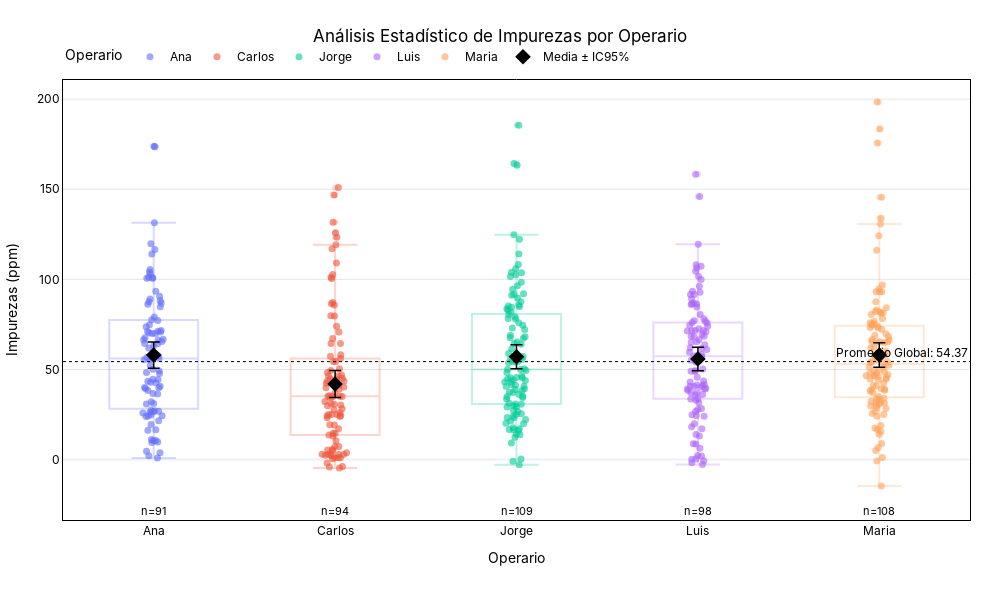

The cell this chart's notebook holds for it:
### Code cell
fig_strip = plot_statistical_strip(
    df=df,
    x_col="Operario",
    y_col="Impurezas_ppm",
    title="Análisis Estadístico de Impurezas por Operario",
    y_title="Impurezas (ppm)",
    show_boxplot=True,
    show_mean_ci=True
)
fig_strip.show()
s3.save_plotly_html(fig_strip, "strip.html")

### Figure 1 — Plotly figure (JSON) as saved in the notebook; plotly's stock layout.template omitted (floating-point values rounded to 4 significant figures)
{"data": [{"alignmentgroup": "True", "boxpoints": "all", "fillcolor": "rgba(255,255,255,0)", "hoveron": "points", "hovertemplate": "<b>Impurezas_ppm</b>: %{y:.2f}<br>Operario: %{x}<extra></extra>", "legendgroup": "Ana", "line": {"color": "rgba(255,255,255,0)"}, "marker": {"color": "#636EFA", "line": {"width": 0}, "opacity": 0.6, "size": 7}, "name": "Ana", "offsetgroup": "Ana", "orientation": "v", "pointpos": 0, "showlegend": true, "type": "box", "x": ["Ana", "Ana", "Ana", "Ana", "Ana", "Ana", "Ana", "Ana", "Ana", "Ana", "Ana", "Ana", "Ana", "Ana", "Ana", "Ana", "Ana", "Ana", "Ana", "Ana", "Ana", "Ana", "Ana", "Ana", "Ana", "Ana", "Ana", "Ana", "Ana", "Ana", "Ana", "Ana", "Ana", "Ana", "Ana", "Ana", "Ana", "Ana", "Ana", "Ana", "Ana", "Ana", "Ana", "Ana", "Ana", "Ana", "Ana", "Ana", "Ana", "Ana", "Ana", "Ana", "Ana", "Ana", "Ana", "Ana", "Ana", "Ana", "Ana", "Ana", "Ana", "Ana", "Ana", "Ana", "Ana", "Ana", "Ana", "Ana", "Ana", "Ana", "Ana", "Ana", "Ana", "Ana", "Ana", "Ana", "Ana", "Ana", "Ana", "Ana", "Ana", "Ana", "Ana", "Ana", "Ana", "Ana", "Ana", "Ana", "Ana", "Ana", "Ana"], "x0": " ", "xaxis": "x", "y": [52.53, 70.85, 49.19, 10.58, 9.78, 44.48, 50.13, 79.09, 103.1, 86.25, 26.59, 101.2, 73.7, 104.0, 32.07, 84.87, 31.09, 100.8, 90.66, 19.43, 70.43, 57.51, 64.29, 16.35, 21.49, 36.37, 70.02, 39.84, 89.17, 4.661, 64.46, 48.34, 66.52, 42.93, 69.99, 25.91, 66.75, 2.125, 36.71, 71.15, 9.484, 67.58, 11.16, 10.62, 93.45, 114.1, 55.45, 24.39, 77.56, 56.09, 87.56, 44.61, 100.7, 47.75, 26.85, 27.06, 116.6, 86.89, 173.5, 24.92, 105.5, 88.18, 24.21, 40.68, 16.58, 74.83, 39.45, 43.51, 42.63, 56.46, 63.23, 71.56, 55.49, 131.4, 100.7, 77.12, 119.8, 3.751, 27.38, 30.8, 173.8, 65.48, 71.12, 56.71, 66.34, 26.13, 40.06, 38.35, 61.88, 0.9485, 23.85], "y0": " ", "yaxis": "y"}, {"alignmentgroup": "True", "boxpoints": "all", "fillcolor": "rgba(255,255,255,0)", "hoveron": "points", "hovertemplate": "<b>Impurezas_ppm</b>: %{y:.2f}<br>Operario: %{x}<extra></extra>", "legendgroup": "Carlos", "line": {"color": "rgba(255,255,255,0)"}, "marker": {"color": "#EF553B", "line": {"width": 0}, "opacity": 0.6, "size": 7}, "name": "Carlos", "offsetgroup": "Carlos", "orientation": "v", "pointpos": 0, "showlegend": true, "type": "box", "x": ["Carlos", "Carlos", "Carlos", "Carlos", "Carlos", "Carlos", "Carlos", "Carlos", "Carlos", "Carlos", "Carlos", "Carlos", "Carlos", "Carlos", "Carlos", "Carlos", "Carlos", "Carlos", "Carlos", "Carlos", "Carlos", "Carlos", "Carlos", "Carlos", "Carlos", "Carlos", "Carlos", "Carlos", "Carlos", "Carlos", "Carlos", "Carlos", "Carlos", "Carlos", "Carlos", "Carlos", "Carlos", "Carlos", "Carlos", "Carlos", "Carlos", "Carlos", "Carlos", "Carlos", "Carlos", "Carlos", "Carlos", "Carlos", "Carlos", "Carlos", "Carlos", "Carlos", "Carlos", "Carlos", "Carlos", "Carlos", "Carlos", "Carlos", "Carlos", "Carlos", "Carlos", "Carlos", "Carlos", "Carlos", "Carlos", "Carlos", "Carlos", "Carlos", "Carlos", "Carlos", "Carlos", "Carlos", "Carlos", "Carlos", "Carlos", "Carlos", "Carlos", "Carlos", "Carlos", "Carlos", "Carlos", "Carlos", "Carlos", "Carlos", "Carlos", "Carlos", "Carlos", "Carlos", "Carlos", "Carlos", "Carlos", "Carlos", "Carlos", "Carlos"], "x0": " ", "xaxis": "x", "y": [5.119, 85.81, 2.791, 1.216, -4.051, 1.064, 86.47, 119.2, 14.6, 46.41, 40.27, 5.541, 102.7, 31.0, 35.2, 58.12, 67.13, 123.3, 7.207, 24.45, 37.01, 42.38, 56.15, 57.32, 0.5309, 73.97, 54.45, 87.17, 13.67, 30.7, 35.01, 27.6, 17.12, 116.9, 64.41, 24.99, 35.02, 26.03, 100.5, 54.5, 131.6, 35.16, 45.1, 79.84, 43.65, 2.976, 125.9, 28.22, 29.84, 46.51, 32.23, 25.07, 150.9, 49.5, 2.869, 101.1, 23.19, 30.25, 109.0, 3.83, 50.35, 19.36, 2.398, 14.64, 23.85, 24.33, 44.69, 25.0, 13.03, 41.43, 10.51, 43.88, 64.39, -1.932, 5.393, 35.36, 70.75, 1.093, 19.26, 2.911, 79.7, 7.322, 2.894, 44.87, 46.96, 146.8, 48.26, 39.82, 43.57, 39.08, -4.63, 34.23, 2.167, -3.848], "y0": " ", "yaxis": "y"}, {"alignmentgroup": "True", "boxpoints": "all", "fillcolor": "rgba(255,255,255,0)", "hoveron": "points", "hovertemplate": "<b>Impurezas_ppm</b>: %{y:.2f}<br>Operario: %{x}<extra></extra>", "legendgroup": "Jorge", "line": {"color": "rgba(255,255,255,0)"}, "marker": {"color": "#00CC96", "line": {"width": 0}, "opacity": 0.6, "size": 7}, "name": "Jorge", "offsetgroup": "Jorge", "orientation": "v", "pointpos": 0, "showlegend": true, "type": "box", "x": ["Jorge", "Jorge", "Jorge", "Jorge", "Jorge", "Jorge", "Jorge", "Jorge", "Jorge", "Jorge", "Jorge", "Jorge", "Jorge", "Jorge", "Jorge", "Jorge", "Jorge", "Jorge", "Jorge", "Jorge", "Jorge", "Jorge", "Jorge", "Jorge", "Jorge", "Jorge", "Jorge", "Jorge", "Jorge", "Jorge", "Jorge", "Jorge", "Jorge", "Jorge", "Jorge", "Jorge", "Jorge", "Jorge", "Jorge", "Jorge", "Jorge", "Jorge", "Jorge", "Jorge", "Jorge", "Jorge", "Jorge", "Jorge", "Jorge", "Jorge", "Jorge", "Jorge", "Jorge", "Jorge", "Jorge", "Jorge", "Jorge", "Jorge", "Jorge", "Jorge", "Jorge", "Jorge", "Jorge", "Jorge", "Jorge", "Jorge", "Jorge", "Jorge", "Jorge", "Jorge", "Jorge", "Jorge", "Jorge", "Jorge", "Jorge", "Jorge", "Jorge", "Jorge", "Jorge", "Jorge", "Jorge", "Jorge", "Jorge", "Jorge", "Jorge", "Jorge", "Jorge", "Jorge", "Jorge", "Jorge", "Jorge", "Jorge", "Jorge", "Jorge", "Jorge", "Jorge", "Jorge", "Jorge", "Jorge", "Jorge", "Jorge", "Jorge", "Jorge", "Jorge", "Jorge", "Jorge", "Jorge", "Jorge", "Jorge"], "x0": " ", "xaxis": "x", "y": [-0.8677, 68.21, 54.09, 43.21, 37.26, 29.91, 81.87, 41.32, 64.43, 79.24, 61.55, 30.77, 20.15, 46.38, 12.45, 124.7, 25.45, 43.05, 9.213, 27.42, 17.7, 56.69, 114.1, 73.05, 24.22, 53.8, 64.0, 98.35, 75.92, 40.67, 50.34, 22.23, 55.53, 44.76, 23.41, 80.48, 108.3, 103.9, 164.3, 34.52, 57.14, 41.6, 83.69, 122.3, 85.27, 54.39, 83.05, 68.96, 0.2762, 85.72, 30.87, 55.98, 33.67, 74.53, 78.06, 44.23, 50.01, 84.92, 84.48, 67.63, 91.16, 17.17, 91.77, 16.65, 40.57, 29.19, 65.25, 14.08, 96.51, 67.35, 89.63, 31.21, -2.856, 29.39, 16.14, 45.44, 49.41, 21.36, 185.5, 39.12, 106.0, 19.85, 72.22, 25.2, 54.55, 35.2, 102.6, 94.51, 45.52, 35.05, 23.26, 38.92, 16.62, 43.89, 37.4, 36.31, 48.29, 87.65, 26.66, 45.35, 58.87, 78.24, 50.08, 103.6, 13.83, 92.0, 38.26, 163.4, 101.5], "y0": " ", "yaxis": "y"}, {"alignmentgroup": "True", "boxpoints": "all", "fillcolor": "rgba(255,255,255,0)", "hoveron": "points", "hovertemplate": "<b>Impurezas_ppm</b>: %{y:.2f}<br>Operario: %{x}<extra></extra>", "legendgroup": "Luis", "line": {"color": "rgba(255,255,255,0)"}, "marker": {"color": "#AB63FA", "line": {"width": 0}, "opacity": 0.6, "size": 7}, "name": "Luis", "offsetgroup": "Luis", "orientation": "v", "pointpos": 0, "showlegend": true, "type": "box", "x": ["Luis", "Luis", "Luis", "Luis", "Luis", "Luis", "Luis", "Luis", "Luis", "Luis", "Luis", "Luis", "Luis", "Luis", "Luis", "Luis", "Luis", "Luis", "Luis", "Luis", "Luis", "Luis", "Luis", "Luis", "Luis", "Luis", "Luis", "Luis", "Luis", "Luis", "Luis", "Luis", "Luis", "Luis", "Luis", "Luis", "Luis", "Luis", "Luis", "Luis", "Luis", "Luis", "Luis", "Luis", "Luis", "Luis", "Luis", "Luis", "Luis", "Luis", "Luis", "Luis", "Luis", "Luis", "Luis", "Luis", "Luis", "Luis", "Luis", "Luis", "Luis", "Luis", "Luis", "Luis", "Luis", "Luis", "Luis", "Luis", "Luis", "Luis", "Luis", "Luis", "Luis", "Luis", "Luis", "Luis", "Luis", "Luis", "Luis", "Luis", "Luis", "Luis", "Luis", "Luis", "Luis", "Luis", "Luis", "Luis", "Luis", "Luis", "Luis", "Luis", "Luis", "Luis", "Luis", "Luis", "Luis", "Luis"], "x0": " ", "xaxis": "x", "y": [93.43, 89.24, 68.45, 71.53, 74.52, 71.33, 57.54, 54.13, 58.07, 65.42, 55.1, 107.3, -2.778, 33.02, 24.1, 78.15, 36.02, 43.56, 28.29, 36.17, 57.14, 59.57, 92.8, 41.72, 70.88, -0.6396, 18.26, 13.07, 41.32, 96.21, 69.34, 17.13, 13.98, 0.2346, 6.326, 86.82, 76.83, 49.09, 63.69, 74.0, 146.0, 33.79, 65.13, 80.44, 26.69, 49.3, 8.84, 77.02, 43.0, 99.85, 50.28, 40.53, 108.1, 31.6, 39.18, 39.16, 104.5, 24.88, 58.3, 19.82, 38.31, 86.48, 71.57, 62.02, 41.1, 40.76, 2.229, 1.986, 68.1, 91.63, 33.6, 49.06, 66.46, 75.79, 91.63, 8.689, 71.7, 24.34, 40.29, -1.748, 68.38, 39.64, 101.8, 119.5, 106.2, 37.14, 76.02, 61.64, 0.4556, 72.64, 27.75, 37.08, 158.4, 86.32, 45.74, 84.69, 61.02, 86.1], "y0": " ", "yaxis": "y"}, {"alignmentgroup": "True", "boxpoints": "all", "fillcolor": "rgba(255,255,255,0)", "hoveron": "points", "hovertemplate": "<b>Impurezas_ppm</b>: %{y:.2f}<br>Operario: %{x}<extra></extra>", "legendgroup": "Maria", "line": {"color": "rgba(255,255,255,0)"}, "marker": {"color": "#FFA15A", "line": {"width": 0}, "opacity": 0.6, "size": 7}, "name": "Maria", "offsetgroup": "Maria", "orientation": "v", "pointpos": 0, "showlegend": true, "type": "box", "x": ["Maria", "Maria", "Maria", "Maria", "Maria", "Maria", "Maria", "Maria", "Maria", "Maria", "Maria", "Maria", "Maria", "Maria", "Maria", "Maria", "Maria", "Maria", "Maria", "Maria", "Maria", "Maria", "Maria", "Maria", "Maria", "Maria", "Maria", "Maria", "Maria", "Maria", "Maria", "Maria", "Maria", "Maria", "Maria", "Maria", "Maria", "Maria", "Maria", "Maria", "Maria", "Maria", "Maria", "Maria", "Maria", "Maria", "Maria", "Maria", "Maria", "Maria", "Maria", "Maria", "Maria", "Maria", "Maria", "Maria", "Maria", "Maria", "Maria", "Maria", "Maria", "Maria", "Maria", "Maria", "Maria", "Maria", "Maria", "Maria", "Maria", "Maria", "Maria", "Maria", "Maria", "Maria", "Maria", "Maria", "Maria", "Maria", "Maria", "Maria", "Maria", "Maria", "Maria", "Maria", "Maria", "Maria", "Maria", "Maria", "Maria", "Maria", "Maria", "Maria", "Maria", "Maria", "Maria", "Maria", "Maria", "Maria", "Maria", "Maria", "Maria", "Maria", "Maria", "Maria", "Maria", "Maria", "Maria", "Maria"], "x0": " ", "xaxis": "x", "y": [65.35, 75.15, 198.4, 66.42, 44.03, 61.96, 65.35, 26.88, 47.06, 38.82, 73.89, 31.92, 134.0, 16.7, 69.81, 17.55, 53.67, 46.58, 15.51, 57.71, 1.176, 64.88, 58.13, 93.16, 30.64, 45.55, 84.31, 66.58, 53.67, 33.73, 48.63, 72.18, 73.24, 42.54, 14.04, 73.0, 62.42, 81.82, 75.1, 31.7, 175.7, 65.57, -0.8225, 55.29, 81.25, 49.6, 74.58, 38.11, 6.683, 81.45, 34.05, 124.2, 32.34, 56.76, 87.54, 60.27, 183.4, 54.09, 48.05, 28.41, -14.64, 93.19, 82.22, 39.3, 28.76, 30.0, 38.98, 33.38, 69.01, 37.22, 47.89, 38.45, 41.24, 18.97, 96.93, 29.7, 8.924, 56.77, 51.2, 65.31, 83.04, 78.34, 44.77, 31.35, 46.78, 35.15, 40.75, 52.41, 93.17, 5.118, 25.0, 116.1, 51.37, 54.49, 130.7, 23.99, 25.6, 58.3, 68.3, 44.78, 49.73, 76.7, 145.6, 94.66, 75.92, 46.15, 46.48, 80.51], "y0": " ", "yaxis": "y"}, {"boxmean": false, "fillcolor": "rgba(0,0,0,0)", "hoverinfo": "skip", "line": {"color": "#636EFA"}, "marker": {"color": "#636EFA"}, "name": "Ana (IQR)", "opacity": 0.25, "showlegend": false, "type": "box", "x": ["Ana", "Ana", "Ana", "Ana", "Ana", "Ana", "Ana", "Ana", "Ana", "Ana", "Ana", "Ana", "Ana", "Ana", "Ana", "Ana", "Ana", "Ana", "Ana", "Ana", "Ana", "Ana", "Ana", "Ana", "Ana", "Ana", "Ana", "Ana", "Ana", "Ana", "Ana", "Ana", "Ana", "Ana", "Ana", "Ana", "Ana", "Ana", "Ana", "Ana", "Ana", "Ana", "Ana", "Ana", "Ana", "Ana", "Ana", "Ana", "Ana", "Ana", "Ana", "Ana", "Ana", "Ana", "Ana", "Ana", "Ana", "Ana", "Ana", "Ana", "Ana", "Ana", "Ana", "Ana", "Ana", "Ana", "Ana", "Ana", "Ana", "Ana", "Ana", "Ana", "Ana", "Ana", "Ana", "Ana", "Ana", "Ana", "Ana", "Ana", "Ana", "Ana", "Ana", "Ana", "Ana", "Ana", "Ana", "Ana", "Ana", "Ana", "Ana"], "y": [52.53, 70.85, 49.19, 10.58, 9.78, 44.48, 50.13, 79.09, 103.1, 86.25, 26.59, 101.2, 73.7, 104.0, 32.07, 84.87, 31.09, 100.8, 90.66, 19.43, 70.43, 57.51, 64.29, 16.35, 21.49, 36.37, 70.02, 39.84, 89.17, 4.661, 64.46, 48.34, 66.52, 42.93, 69.99, 25.91, 66.75, 2.125, 36.71, 71.15, 9.484, 67.58, 11.16, 10.62, 93.45, 114.1, 55.45, 24.39, 77.56, 56.09, 87.56, 44.61, 100.7, 47.75, 26.85, 27.06, 116.6, 86.89, 173.5, 24.92, 105.5, 88.18, 24.21, 40.68, 16.58, 74.83, 39.45, 43.51, 42.63, 56.46, 63.23, 71.56, 55.49, 131.4, 100.7, 77.12, 119.8, 3.751, 27.38, 30.8, 173.8, 65.48, 71.12, 56.71, 66.34, 26.13, 40.06, 38.35, 61.88, 0.9485, 23.85]}, {"boxmean": false, "fillcolor": "rgba(0,0,0,0)", "hoverinfo": "skip", "line": {"color": "#EF553B"}, "marker": {"color": "#EF553B"}, "name": "Carlos (IQR)", "opacity": 0.25, "showlegend": false, "type": "box", "x": ["Carlos", "Carlos", "Carlos", "Carlos", "Carlos", "Carlos", "Carlos", "Carlos", "Carlos", "Carlos", "Carlos", "Carlos", "Carlos", "Carlos", "Carlos", "Carlos", "Carlos", "Carlos", "Carlos", "Carlos", "Carlos", "Carlos", "Carlos", "Carlos", "Carlos", "Carlos", "Carlos", "Carlos", "Carlos", "Carlos", "Carlos", "Carlos", "Carlos", "Carlos", "Carlos", "Carlos", "Carlos", "Carlos", "Carlos", "Carlos", "Carlos", "Carlos", "Carlos", "Carlos", "Carlos", "Carlos", "Carlos", "Carlos", "Carlos", "Carlos", "Carlos", "Carlos", "Carlos", "Carlos", "Carlos", "Carlos", "Carlos", "Carlos", "Carlos", "Carlos", "Carlos", "Carlos", "Carlos", "Carlos", "Carlos", "Carlos", "Carlos", "Carlos", "Carlos", "Carlos", "Carlos", "Carlos", "Carlos", "Carlos", "Carlos", "Carlos", "Carlos", "Carlos", "Carlos", "Carlos", "Carlos", "Carlos", "Carlos", "Carlos", "Carlos", "Carlos", "Carlos", "Carlos", "Carlos", "Carlos", "Carlos", "Carlos", "Carlos", "Carlos"], "y": [5.119, 85.81, 2.791, 1.216, -4.051, 1.064, 86.47, 119.2, 14.6, 46.41, 40.27, 5.541, 102.7, 31.0, 35.2, 58.12, 67.13, 123.3, 7.207, 24.45, 37.01, 42.38, 56.15, 57.32, 0.5309, 73.97, 54.45, 87.17, 13.67, 30.7, 35.01, 27.6, 17.12, 116.9, 64.41, 24.99, 35.02, 26.03, 100.5, 54.5, 131.6, 35.16, 45.1, 79.84, 43.65, 2.976, 125.9, 28.22, 29.84, 46.51, 32.23, 25.07, 150.9, 49.5, 2.869, 101.1, 23.19, 30.25, 109.0, 3.83, 50.35, 19.36, 2.398, 14.64, 23.85, 24.33, 44.69, 25.0, 13.03, 41.43, 10.51, 43.88, 64.39, -1.932, 5.393, 35.36, 70.75, 1.093, 19.26, 2.911, 79.7, 7.322, 2.894, 44.87, 46.96, 146.8, 48.26, 39.82, 43.57, 39.08, -4.63, 34.23, 2.167, -3.848]}, {"boxmean": false, "fillcolor": "rgba(0,0,0,0)", "hoverinfo": "skip", "line": {"color": "#00CC96"}, "marker": {"color": "#00CC96"}, "name": "Jorge (IQR)", "opacity": 0.25, "showlegend": false, "type": "box", "x": ["Jorge", "Jorge", "Jorge", "Jorge", "Jorge", "Jorge", "Jorge", "Jorge", "Jorge", "Jorge", "Jorge", "Jorge", "Jorge", "Jorge", "Jorge", "Jorge", "Jorge", "Jorge", "Jorge", "Jorge", "Jorge", "Jorge", "Jorge", "Jorge", "Jorge", "Jorge", "Jorge", "Jorge", "Jorge", "Jorge", "Jorge", "Jorge", "Jorge", "Jorge", "Jorge", "Jorge", "Jorge", "Jorge", "Jorge", "Jorge", "Jorge", "Jorge", "Jorge", "Jorge", "Jorge", "Jorge", "Jorge", "Jorge", "Jorge", "Jorge", "Jorge", "Jorge", "Jorge", "Jorge", "Jorge", "Jorge", "Jorge", "Jorge", "Jorge", "Jorge", "Jorge", "Jorge", "Jorge", "Jorge", "Jorge", "Jorge", "Jorge", "Jorge", "Jorge", "Jorge", "Jorge", "Jorge", "Jorge", "Jorge", "Jorge", "Jorge", "Jorge", "Jorge", "Jorge", "Jorge", "Jorge", "Jorge", "Jorge", "Jorge", "Jorge", "Jorge", "Jorge", "Jorge", "Jorge", "Jorge", "Jorge", "Jorge", "Jorge", "Jorge", "Jorge", "Jorge", "Jorge", "Jorge", "Jorge", "Jorge", "Jorge", "Jorge", "Jorge", "Jorge", "Jorge", "Jorge", "Jorge", "Jorge", "Jorge"], "y": [-0.8677, 68.21, 54.09, 43.21, 37.26, 29.91, 81.87, 41.32, 64.43, 79.24, 61.55, 30.77, 20.15, 46.38, 12.45, 124.7, 25.45, 43.05, 9.213, 27.42, 17.7, 56.69, 114.1, 73.05, 24.22, 53.8, 64.0, 98.35, 75.92, 40.67, 50.34, 22.23, 55.53, 44.76, 23.41, 80.48, 108.3, 103.9, 164.3, 34.52, 57.14, 41.6, 83.69, 122.3, 85.27, 54.39, 83.05, 68.96, 0.2762, 85.72, 30.87, 55.98, 33.67, 74.53, 78.06, 44.23, 50.01, 84.92, 84.48, 67.63, 91.16, 17.17, 91.77, 16.65, 40.57, 29.19, 65.25, 14.08, 96.51, 67.35, 89.63, 31.21, -2.856, 29.39, 16.14, 45.44, 49.41, 21.36, 185.5, 39.12, 106.0, 19.85, 72.22, 25.2, 54.55, 35.2, 102.6, 94.51, 45.52, 35.05, 23.26, 38.92, 16.62, 43.89, 37.4, 36.31, 48.29, 87.65, 26.66, 45.35, 58.87, 78.24, 50.08, 103.6, 13.83, 92.0, 38.26, 163.4, 101.5]}, {"boxmean": false, "fillcolor": "rgba(0,0,0,0)", "hoverinfo": "skip", "line": {"color": "#AB63FA"}, "marker": {"color": "#AB63FA"}, "name": "Luis (IQR)", "opacity": 0.25, "showlegend": false, "type": "box", "x": ["Luis", "Luis", "Luis", "Luis", "Luis", "Luis", "Luis", "Luis", "Luis", "Luis", "Luis", "Luis", "Luis", "Luis", "Luis", "Luis", "Luis", "Luis", "Luis", "Luis", "Luis", "Luis", "Luis", "Luis", "Luis", "Luis", "Luis", "Luis", "Luis", "Luis", "Luis", "Luis", "Luis", "Luis", "Luis", "Luis", "Luis", "Luis", "Luis", "Luis", "Luis", "Luis", "Luis", "Luis", "Luis", "Luis", "Luis", "Luis", "Luis", "Luis", "Luis", "Luis", "Luis", "Luis", "Luis", "Luis", "Luis", "Luis", "Luis", "Luis", "Luis", "Luis", "Luis", "Luis", "Luis", "Luis", "Luis", "Luis", "Luis", "Luis", "Luis", "Luis", "Luis", "Luis", "Luis", "Luis", "Luis", "Luis", "Luis", "Luis", "Luis", "Luis", "Luis", "Luis", "Luis", "Luis", "Luis", "Luis", "Luis", "Luis", "Luis", "Luis", "Luis", "Luis", "Luis", "Luis", "Luis", "Luis"], "y": [93.43, 89.24, 68.45, 71.53, 74.52, 71.33, 57.54, 54.13, 58.07, 65.42, 55.1, 107.3, -2.778, 33.02, 24.1, 78.15, 36.02, 43.56, 28.29, 36.17, 57.14, 59.57, 92.8, 41.72, 70.88, -0.6396, 18.26, 13.07, 41.32, 96.21, 69.34, 17.13, 13.98, 0.2346, 6.326, 86.82, 76.83, 49.09, 63.69, 74.0, 146.0, 33.79, 65.13, 80.44, 26.69, 49.3, 8.84, 77.02, 43.0, 99.85, 50.28, 40.53, 108.1, 31.6, 39.18, 39.16, 104.5, 24.88, 58.3, 19.82, 38.31, 86.48, 71.57, 62.02, 41.1, 40.76, 2.229, 1.986, 68.1, 91.63, 33.6, 49.06, 66.46, 75.79, 91.63, 8.689, 71.7, 24.34, 40.29, -1.748, 68.38, 39.64, 101.8, 119.5, 106.2, 37.14, 76.02, 61.64, 0.4556, 72.64, 27.75, 37.08, 158.4, 86.32, 45.74, 84.69, 61.02, 86.1]}, {"boxmean": false, "fillcolor": "rgba(0,0,0,0)", "hoverinfo": "skip", "line": {"color": "#FFA15A"}, "marker": {"color": "#FFA15A"}, "name": "Maria (IQR)", "opacity": 0.25, "showlegend": false, "type": "box", "x": ["Maria", "Maria", "Maria", "Maria", "Maria", "Maria", "Maria", "Maria", "Maria", "Maria", "Maria", "Maria", "Maria", "Maria", "Maria", "Maria", "Maria", "Maria", "Maria", "Maria", "Maria", "Maria", "Maria", "Maria", "Maria", "Maria", "Maria", "Maria", "Maria", "Maria", "Maria", "Maria", "Maria", "Maria", "Maria", "Maria", "Maria", "Maria", "Maria", "Maria", "Maria", "Maria", "Maria", "Maria", "Maria", "Maria", "Maria", "Maria", "Maria", "Maria", "Maria", "Maria", "Maria", "Maria", "Maria", "Maria", "Maria", "Maria", "Maria", "Maria", "Maria", "Maria", "Maria", "Maria", "Maria", "Maria", "Maria", "Maria", "Maria", "Maria", "Maria", "Maria", "Maria", "Maria", "Maria", "Maria", "Maria", "Maria", "Maria", "Maria", "Maria", "Maria", "Maria", "Maria", "Maria", "Maria", "Maria", "Maria", "Maria", "Maria", "Maria", "Maria", "Maria", "Maria", "Maria", "Maria", "Maria", "Maria", "Maria", "Maria", "Maria", "Maria", "Maria", "Maria", "Maria", "Maria", "Maria", "Maria"], "y": [65.35, 75.15, 198.4, 66.42, 44.03, 61.96, 65.35, 26.88, 47.06, 38.82, 73.89, 31.92, 134.0, 16.7, 69.81, 17.55, 53.67, 46.58, 15.51, 57.71, 1.176, 64.88, 58.13, 93.16, 30.64, 45.55, 84.31, 66.58, 53.67, 33.73, 48.63, 72.18, 73.24, 42.54, 14.04, 73.0, 62.42, 81.82, 75.1, 31.7, 175.7, 65.57, -0.8225, 55.29, 81.25, 49.6, 74.58, 38.11, 6.683, 81.45, 34.05, 124.2, 32.34, 56.76, 87.54, 60.27, 183.4, 54.09, 48.05, 28.41, -14.64, 93.19, 82.22, 39.3, 28.76, 30.0, 38.98, 33.38, 69.01, 37.22, 47.89, 38.45, 41.24, 18.97, 96.93, 29.7, 8.924, 56.77, 51.2, 65.31, 83.04, 78.34, 44.77, 31.35, 46.78, 35.15, 40.75, 52.41, 93.17, 5.118, 25.0, 116.1, 51.37, 54.49, 130.7, 23.99, 25.6, 58.3, 68.3, 44.78, 49.73, 76.7, 145.6, 94.66, 75.92, 46.15, 46.48, 80.51]}, {"customdata": [7.296, 7.502, 6.61, 6.493, 6.769], "error_y": {"array": [7.296, 7.502, 6.61, 6.493, 6.769], "color": "black", "thickness": 1.5, "type": "data", "width": 6}, "hovertemplate": "<b>Media</b>: %{y:.2f}<br>IC95%: ±%{customdata:.2f}<extra></extra>", "marker": {"color": "black", "size": 12, "symbol": "diamond"}, "mode": "markers", "name": "Media ± IC95%", "showlegend": true, "type": "scatter", "x": ["Ana", "Carlos", "Jorge", "Luis", "Maria"], "y": [58.02, 41.95, 57.08, 55.83, 58.04]}], "layout": {"annotations": [{"font": {"color": "black"}, "showarrow": false, "text": "Promedio Global: 54.37", "x": 1, "xanchor": "right", "xref": "x domain", "y": 54.37, "yanchor": "bottom", "yref": "y"}, {"font": {"color": "black", "size": 11}, "showarrow": false, "text": "n=91", "x": "Ana", "y": -14.64, "yshift": -25}, {"font": {"color": "black", "size": 11}, "showarrow": false, "text": "n=94", "x": "Carlos", "y": -14.64, "yshift": -25}, {"font": {"color": "black", "size": 11}, "showarrow": false, "text": "n=109", "x": "Jorge", "y": -14.64, "yshift": -25}, {"font": {"color": "black", "size": 11}, "showarrow": false, "text": "n=98", "x": "Luis", "y": -14.64, "yshift": -25}, {"font": {"color": "black", "size": 11}, "showarrow": false, "text": "n=108", "x": "Maria", "y": -14.64, "yshift": -25}], "boxmode": "overlay", "font": {"color": "black", "family": "Inter, Arial, sans-serif"}, "height": 600, "legend": {"orientation": "h", "title": {"text": "Operario"}, "tracegroupgap": 0, "x": 0, "xanchor": "left", "y": 1.02, "yanchor": "bottom"}, "margin": {"b": 80, "l": 60, "r": 30, "t": 80}, "paper_bgcolor": "rgba(0,0,0,0)", "plot_bgcolor": "rgba(0,0,0,0)", "shapes": [{"line": {"color": "black", "dash": "dot", "width": 1}, "type": "line", "x0": 0, "x1": 1, "xref": "x domain", "y0": 54.37, "y1": 54.37, "yref": "y"}], "title": {"text": "Análisis Estadístico de Impurezas por Operario", "x": 0.5, "xanchor": "center", "y": 0.95, "yanchor": "top"}, "width": 1000, "xaxis": {"anchor": "y", "categoryarray": ["Ana", "Carlos", "Jorge", "Luis", "Maria"], "categoryorder": "array", "domain": [0, 1], "linecolor": "black", "mirror": true, "showline": true, "title": {"text": "Operario"}}, "yaxis": {"anchor": "x", "domain": [0, 1], "gridcolor": "rgba(0,0,0,0.1)", "linecolor": "black", "mirror": true, "showline": true, "title": {"text": "Impurezas (ppm)"}}}}
